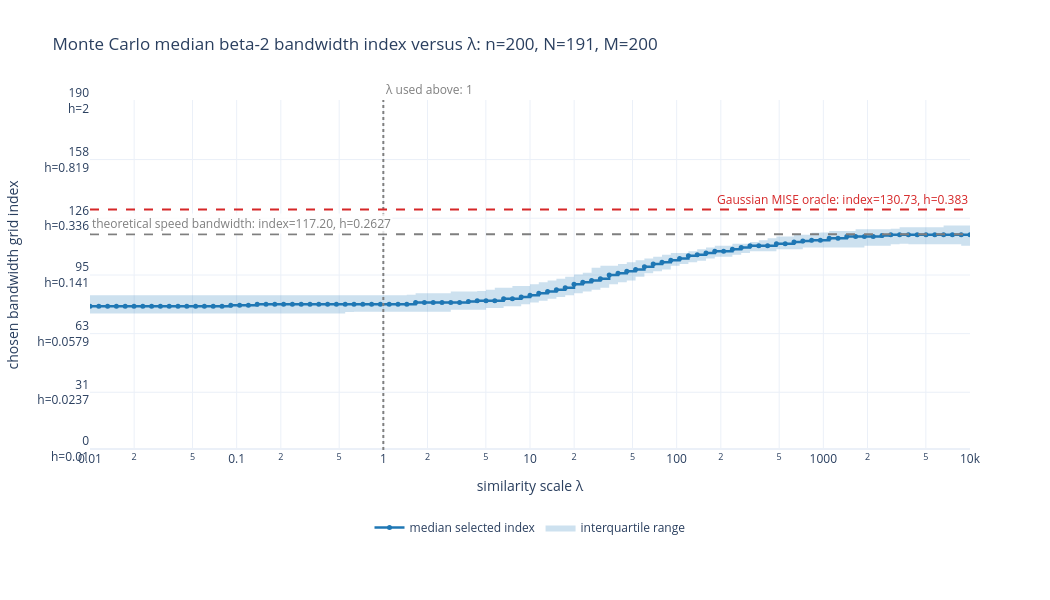

Notebook source saved alongside this figure:
### Code cell
stationary_example_mc_oracle_index = float(
    np.interp(
        np.log(stationary_example_oracle_h),
        stationary_example_log_bandwidth_grid,
        stationary_example_index_grid,
    )
)
stationary_example_mc_oracle_paper_y = (
    stationary_example_mc_oracle_index + 0.5
) / stationary_example_N
stationary_example_mc_h_speed_paper_y = (
    stationary_example_h_speed_index + 0.5
) / stationary_example_N
stationary_example_mc_tick_indices = np.unique(
    np.linspace(
        0, stationary_example_N - 1, 7, dtype=int
    )
)
stationary_example_mc_tick_labels = [
    f"{index}<br>h={stationary_example_grid[index]:.3g}"
    for index in stationary_example_mc_tick_indices
]

stationary_example_mc_figure = go.Figure()
stationary_example_mc_figure.add_trace(
    go.Scatter(
        x=stationary_example_lambda_values,
        y=stationary_example_mc_q25_indices,
        customdata=stationary_example_mc_q25_bandwidths,
        mode="lines",
        line=dict(color="rgba(31,119,180,0)", shape="hv"),
        name="25th percentile",
        showlegend=False,
        hovertemplate=(
            "λ=%{x:.6g}"
            "<br>25th-percentile index=%{y:.3g}"
            "<br>corresponding h=%{customdata:.6g}<extra></extra>"
        ),
    )
)
stationary_example_mc_figure.add_trace(
    go.Scatter(
        x=stationary_example_lambda_values,
        y=stationary_example_mc_q75_indices,
        customdata=stationary_example_mc_q75_bandwidths,
        mode="lines",
        line=dict(color="rgba(31,119,180,0)", shape="hv"),
        fill="tonexty",
        fillcolor="rgba(31,119,180,0.22)",
        name="interquartile range",
        hovertemplate=(
            "λ=%{x:.6g}"
            "<br>75th-percentile index=%{y:.3g}"
            "<br>corresponding h=%{customdata:.6g}<extra></extra>"
        ),
    )
)
stationary_example_mc_figure.add_trace(
    go.Scatter(
        x=stationary_example_lambda_values,
        y=stationary_example_mc_median_indices,
        customdata=stationary_example_mc_median_bandwidths,
        mode="lines+markers",
        line=dict(color="#1f77b4", width=2.5, shape="hv"),
        marker=dict(size=5),
        name="median selected index",
        hovertemplate=(
            "λ=%{x:.6g}"
            "<br>median index=%{y:.3g}"
            "<br>corresponding h=%{customdata:.6g}<extra></extra>"
        ),
    )
)
stationary_example_mc_figure.add_vline(
    x=stationary_example_tau,
    line=dict(color="#7f7f7f", width=2, dash="dot"),
)
stationary_example_mc_figure.add_hline(
    y=stationary_example_mc_oracle_index,
    line=dict(color="#d62728", width=2, dash="dash"),
)
stationary_example_mc_figure.add_hline(
    y=stationary_example_h_speed_index,
    line=dict(color="#7f7f7f", width=2, dash="dash"),
)
stationary_example_mc_figure.add_annotation(
    x=stationary_example_lambda_reference_paper_x,
    y=1.0,
    xref="paper",
    yref="paper",
    text=f"λ used above: {stationary_example_tau:g}",
    showarrow=False,
    xanchor="left",
    yanchor="bottom",
    font=dict(color="#7f7f7f"),
)
stationary_example_mc_figure.add_annotation(
    x=1.0,
    y=stationary_example_mc_oracle_paper_y,
    xref="paper",
    yref="paper",
    text=(
        "Gaussian MISE oracle: "
        f"index={stationary_example_mc_oracle_index:.2f}, "
        f"h={stationary_example_oracle_h:.4g}"
    ),
    showarrow=False,
    xanchor="right",
    yanchor="bottom",
    font=dict(color="#d62728"),
)
stationary_example_mc_figure.add_annotation(
    x=0.0,
    y=stationary_example_mc_h_speed_paper_y,
    xref="paper",
    yref="paper",
    text=(
        "theoretical speed bandwidth: "
        f"index={stationary_example_h_speed_index:.2f}, "
        f"h={stationary_example_h_speed:.4g}"
    ),
    showarrow=False,
    xanchor="left",
    yanchor="bottom",
    font=dict(color="#7f7f7f"),
    bgcolor="rgba(255,255,255,0.8)",
)
stationary_example_mc_figure.update_xaxes(
    title_text="similarity scale λ",
    type="log",
    range=[
        stationary_example_log_lambda_min,
        stationary_example_log_lambda_max,
    ],
)
stationary_example_mc_figure.update_yaxes(
    title_text="chosen bandwidth grid index",
    range=[-0.5, stationary_example_N - 0.5],
    tickmode="array",
    tickvals=stationary_example_mc_tick_indices,
    ticktext=stationary_example_mc_tick_labels,
)
stationary_example_mc_figure.update_layout(
    width=1050,
    height=600,
    template="plotly_white",
    legend=dict(
        orientation="h",
        x=0.5,
        xanchor="center",
        y=-0.18,
        yanchor="top",
    ),
    margin=dict(t=100, b=150),
)
stationary_example_mc_figure.show()

### Figure 1 — Plotly figure (JSON) as saved in the notebook; plotly's stock layout.template omitted (floating-point values rounded to 4 significant figures)
{"data": [{"customdata": [0.07874, 0.07874, 0.07874, 0.07874, 0.07874, 0.07874, 0.07874, 0.07874, 0.07874, 0.07874, 0.07874, 0.07874, 0.07874, 0.07874, 0.07874, 0.07874, 0.07874, 0.07874, 0.07874, 0.07874, 0.07874, 0.07874, 0.07874, 0.07874, 0.07874, 0.07874, 0.07874, 0.07874, 0.07874, 0.0804, 0.08097, 0.08097, 0.08097, 0.08097, 0.08097, 0.08097, 0.08097, 0.08097, 0.08097, 0.08097, 0.08097, 0.08326, 0.08326, 0.08326, 0.08326, 0.08561, 0.08561, 0.08803, 0.08803, 0.09052, 0.09308, 0.09571, 0.09842, 0.1012, 0.1041, 0.107, 0.11, 0.1131, 0.1163, 0.123, 0.1265, 0.1301, 0.1375, 0.1454, 0.1495, 0.1538, 0.1626, 0.1672, 0.1719, 0.1755, 0.1818, 0.1869, 0.1869, 0.1922, 0.1976, 0.2032, 0.2032, 0.2032, 0.209, 0.209, 0.209, 0.2149, 0.2149, 0.2149, 0.2149, 0.2149, 0.2149, 0.2149, 0.2209, 0.2209, 0.2209, 0.2256, 0.2272, 0.2256, 0.2256, 0.2256, 0.2256, 0.2256, 0.2256, 0.2209, 0.2209], "hovertemplate": "λ=%{x:.6g}<br>25th-percentile index=%{y:.3g}<br>corresponding h=%{customdata:.6g}<extra></extra>", "line": {"color": "rgba(31,119,180,0)", "shape": "hv"}, "mode": "lines", "name": "25th percentile", "showlegend": false, "type": "scatter", "x": [0.01, 0.01148, 0.01318, 0.01514, 0.01738, 0.01995, 0.02291, 0.0263, 0.0302, 0.03467, 0.03981, 0.04571, 0.05248, 0.06026, 0.06918, 0.07943, 0.0912, 0.1047, 0.1202, 0.138, 0.1585, 0.182, 0.2089, 0.2399, 0.2754, 0.3162, 0.3631, 0.4169, 0.4786, 0.5495, 0.631, 0.7244, 0.8318, 0.955, 1.096, 1.259, 1.445, 1.66, 1.905, 2.188, 2.512, 2.884, 3.311, 3.802, 4.365, 5.012, 5.754, 6.607, 7.586, 8.71, 10, 11.48, 13.18, 15.14, 17.38, 19.95, 22.91, 26.3, 30.2, 34.67, 39.81, 45.71, 52.48, 60.26, 69.18, 79.43, 91.2, 104.7, 120.2, 138.0, 158.5, 182.0, 208.9, 239.9, 275.4, 316.2, 363.1, 416.9, 478.6, 549.5, 631.0, 724.4, 831.8, 955.0, 1096.0, 1259.0, 1445.0, 1660.0, 1905.0, 2188.0, 2512.0, 2884.0, 3311.0, 3802.0, 4365.0, 5012.0, 5754.0, 6607.0, 7586.0, 8710.0, 10000], "y": [74, 74, 74, 74, 74, 74, 74, 74, 74, 74, 74, 74, 74, 74, 74, 74, 74, 74, 74, 74, 74, 74, 74, 74, 74, 74, 74, 74, 74, 74.75, 75, 75, 75, 75, 75, 75, 75, 75, 75, 75, 75, 76, 76, 76, 76, 77, 77, 78, 78, 79, 80, 81, 82, 83, 84, 85, 86, 87, 88, 90, 91, 92, 94, 96, 97, 98, 100, 101, 102, 102.8, 104, 105, 105, 106, 107, 108, 108, 108, 109, 109, 109, 110, 110, 110, 110, 110, 110, 110, 111, 111, 111, 111.8, 112, 111.8, 111.8, 111.8, 111.8, 111.8, 111.8, 111, 111]}, {"customdata": [0.1041, 0.1041, 0.1041, 0.1041, 0.1041, 0.1041, 0.1041, 0.1041, 0.1041, 0.1041, 0.1041, 0.1041, 0.1041, 0.1041, 0.1041, 0.1041, 0.1041, 0.1041, 0.1041, 0.1041, 0.1041, 0.1041, 0.1041, 0.1041, 0.1041, 0.1041, 0.1041, 0.1041, 0.1041, 0.1041, 0.1041, 0.1041, 0.1041, 0.1041, 0.1041, 0.1041, 0.1048, 0.107, 0.107, 0.107, 0.107, 0.11, 0.11, 0.11, 0.1108, 0.1131, 0.1163, 0.1163, 0.1196, 0.1196, 0.123, 0.1265, 0.1301, 0.1337, 0.1375, 0.1424, 0.1464, 0.1581, 0.1626, 0.1626, 0.1672, 0.1719, 0.1768, 0.1818, 0.1869, 0.1922, 0.1976, 0.1976, 0.2032, 0.209, 0.2149, 0.2209, 0.2209, 0.2272, 0.2272, 0.2336, 0.2402, 0.247, 0.254, 0.254, 0.2612, 0.2612, 0.2686, 0.2705, 0.2762, 0.2762, 0.2762, 0.284, 0.284, 0.284, 0.284, 0.286, 0.292, 0.292, 0.292, 0.292, 0.292, 0.3003, 0.3003, 0.3003, 0.3003], "fill": "tonexty", "fillcolor": "rgba(31,119,180,0.22)", "hovertemplate": "λ=%{x:.6g}<br>75th-percentile index=%{y:.3g}<br>corresponding h=%{customdata:.6g}<extra></extra>", "line": {"color": "rgba(31,119,180,0)", "shape": "hv"}, "mode": "lines", "name": "interquartile range", "type": "scatter", "x": [0.01, 0.01148, 0.01318, 0.01514, 0.01738, 0.01995, 0.02291, 0.0263, 0.0302, 0.03467, 0.03981, 0.04571, 0.05248, 0.06026, 0.06918, 0.07943, 0.0912, 0.1047, 0.1202, 0.138, 0.1585, 0.182, 0.2089, 0.2399, 0.2754, 0.3162, 0.3631, 0.4169, 0.4786, 0.5495, 0.631, 0.7244, 0.8318, 0.955, 1.096, 1.259, 1.445, 1.66, 1.905, 2.188, 2.512, 2.884, 3.311, 3.802, 4.365, 5.012, 5.754, 6.607, 7.586, 8.71, 10, 11.48, 13.18, 15.14, 17.38, 19.95, 22.91, 26.3, 30.2, 34.67, 39.81, 45.71, 52.48, 60.26, 69.18, 79.43, 91.2, 104.7, 120.2, 138.0, 158.5, 182.0, 208.9, 239.9, 275.4, 316.2, 363.1, 416.9, 478.6, 549.5, 631.0, 724.4, 831.8, 955.0, 1096.0, 1259.0, 1445.0, 1660.0, 1905.0, 2188.0, 2512.0, 2884.0, 3311.0, 3802.0, 4365.0, 5012.0, 5754.0, 6607.0, 7586.0, 8710.0, 10000], "y": [84, 84, 84, 84, 84, 84, 84, 84, 84, 84, 84, 84, 84, 84, 84, 84, 84, 84, 84, 84, 84, 84, 84, 84, 84, 84, 84, 84, 84, 84, 84, 84, 84, 84, 84, 84, 84.25, 85, 85, 85, 85, 86, 86, 86, 86.25, 87, 88, 88, 89, 89, 90, 91, 92, 93, 94, 95.25, 96.25, 99, 100, 100, 101, 102, 103, 104, 105, 106, 107, 107, 108, 109, 110, 111, 111, 112, 112, 113, 114, 115, 116, 116, 117, 117, 118, 118.2, 119, 119, 119, 120, 120, 120, 120, 120.2, 121, 121, 121, 121, 121, 122, 122, 122, 122]}, {"customdata": [0.08803, 0.08803, 0.08803, 0.08803, 0.08803, 0.08803, 0.08803, 0.08803, 0.08803, 0.08803, 0.08803, 0.08803, 0.08803, 0.08803, 0.08803, 0.08803, 0.08927, 0.08927, 0.08927, 0.09052, 0.09052, 0.09052, 0.09052, 0.09052, 0.09052, 0.09052, 0.09052, 0.09052, 0.09052, 0.09052, 0.09052, 0.09052, 0.09052, 0.09052, 0.09052, 0.09052, 0.09052, 0.09308, 0.09308, 0.09308, 0.09308, 0.09308, 0.09308, 0.09439, 0.09571, 0.09571, 0.09571, 0.09842, 0.09842, 0.1012, 0.1041, 0.107, 0.11, 0.1131, 0.1163, 0.123, 0.1265, 0.1301, 0.1337, 0.1414, 0.1454, 0.1495, 0.1538, 0.1603, 0.1672, 0.1719, 0.1768, 0.1818, 0.1895, 0.1922, 0.1976, 0.2032, 0.2032, 0.209, 0.2149, 0.2209, 0.2209, 0.2209, 0.2272, 0.2272, 0.2336, 0.2369, 0.2402, 0.2402, 0.247, 0.247, 0.254, 0.254, 0.254, 0.254, 0.2576, 0.2612, 0.2612, 0.2612, 0.2612, 0.2612, 0.2612, 0.2612, 0.2612, 0.2612, 0.2612], "hovertemplate": "λ=%{x:.6g}<br>median index=%{y:.3g}<br>corresponding h=%{customdata:.6g}<extra></extra>", "line": {"color": "#1f77b4", "shape": "hv", "width": 2.5}, "marker": {"size": 5}, "mode": "lines+markers", "name": "median selected index", "type": "scatter", "x": [0.01, 0.01148, 0.01318, 0.01514, 0.01738, 0.01995, 0.02291, 0.0263, 0.0302, 0.03467, 0.03981, 0.04571, 0.05248, 0.06026, 0.06918, 0.07943, 0.0912, 0.1047, 0.1202, 0.138, 0.1585, 0.182, 0.2089, 0.2399, 0.2754, 0.3162, 0.3631, 0.4169, 0.4786, 0.5495, 0.631, 0.7244, 0.8318, 0.955, 1.096, 1.259, 1.445, 1.66, 1.905, 2.188, 2.512, 2.884, 3.311, 3.802, 4.365, 5.012, 5.754, 6.607, 7.586, 8.71, 10, 11.48, 13.18, 15.14, 17.38, 19.95, 22.91, 26.3, 30.2, 34.67, 39.81, 45.71, 52.48, 60.26, 69.18, 79.43, 91.2, 104.7, 120.2, 138.0, 158.5, 182.0, 208.9, 239.9, 275.4, 316.2, 363.1, 416.9, 478.6, 549.5, 631.0, 724.4, 831.8, 955.0, 1096.0, 1259.0, 1445.0, 1660.0, 1905.0, 2188.0, 2512.0, 2884.0, 3311.0, 3802.0, 4365.0, 5012.0, 5754.0, 6607.0, 7586.0, 8710.0, 10000], "y": [78, 78, 78, 78, 78, 78, 78, 78, 78, 78, 78, 78, 78, 78, 78, 78, 78.5, 78.5, 78.5, 79, 79, 79, 79, 79, 79, 79, 79, 79, 79, 79, 79, 79, 79, 79, 79, 79, 79, 80, 80, 80, 80, 80, 80, 80.5, 81, 81, 81, 82, 82, 83, 84, 85, 86, 87, 88, 90, 91, 92, 93, 95, 96, 97, 98, 99.5, 101, 102, 103, 104, 105.5, 106, 107, 108, 108, 109, 110, 111, 111, 111, 112, 112, 113, 113.5, 114, 114, 115, 115, 116, 116, 116, 116, 116.5, 117, 117, 117, 117, 117, 117, 117, 117, 117, 117]}], "layout": {"annotations": [{"font": {"color": "#7f7f7f"}, "showarrow": false, "text": "λ used above: 1", "x": 0.3333, "xanchor": "left", "xref": "paper", "y": 1, "yanchor": "bottom", "yref": "paper"}, {"font": {"color": "#d62728"}, "showarrow": false, "text": "Gaussian MISE oracle: index=130.73, h=0.383", "x": 1, "xanchor": "right", "xref": "paper", "y": 0.6871, "yanchor": "bottom", "yref": "paper"}, {"bgcolor": "rgba(255,255,255,0.8)", "font": {"color": "#7f7f7f"}, "showarrow": false, "text": "theoretical speed bandwidth: index=117.20, h=0.2627", "x": 0, "xanchor": "left", "xref": "paper", "y": 0.6162, "yanchor": "bottom", "yref": "paper"}], "height": 600, "legend": {"orientation": "h", "x": 0.5, "xanchor": "center", "y": -0.18, "yanchor": "top"}, "margin": {"b": 150, "t": 100}, "shapes": [{"line": {"color": "#7f7f7f", "dash": "dot", "width": 2}, "type": "line", "x0": 1, "x1": 1, "xref": "x", "y0": 0, "y1": 1, "yref": "y domain"}, {"line": {"color": "#d62728", "dash": "dash", "width": 2}, "type": "line", "x0": 0, "x1": 1, "xref": "x domain", "y0": 130.7, "y1": 130.7, "yref": "y"}, {"line": {"color": "#7f7f7f", "dash": "dash", "width": 2}, "type": "line", "x0": 0, "x1": 1, "xref": "x domain", "y0": 117.2, "y1": 117.2, "yref": "y"}], "title": {"text": "Monte Carlo median beta-2 bandwidth index versus λ: n=200, N=191, M=200"}, "width": 1050, "xaxis": {"range": [-2, 4], "title": {"text": "similarity scale λ"}, "type": "log"}, "yaxis": {"range": [-0.5, 190.5], "tickmode": "array", "ticktext": ["0<br>h=0.01", "31<br>h=0.0237", "63<br>h=0.0579", "95<br>h=0.141", "126<br>h=0.336", "158<br>h=0.819", "190<br>h=2"], "tickvals": [0, 31, 63, 95, 126, 158, 190], "title": {"text": "chosen bandwidth grid index"}}}}
